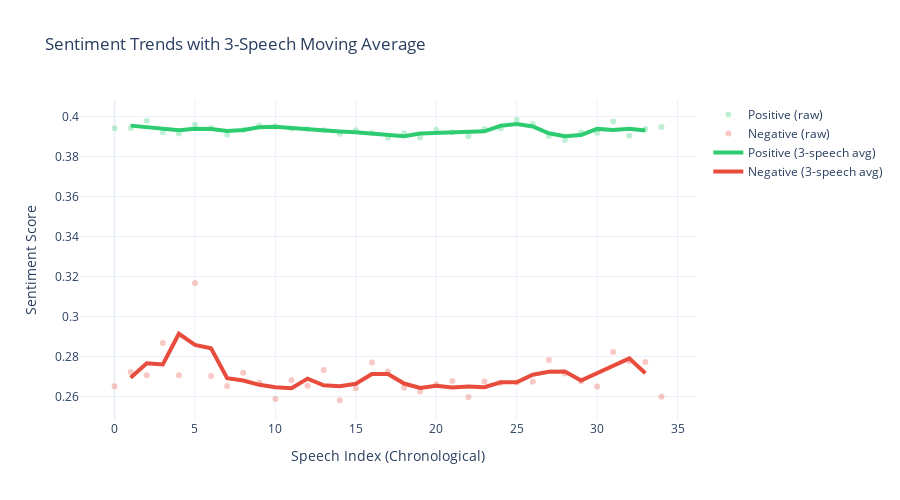

Source (notebook cell):
### Code cell
# Calculate rolling average to see trends more clearly
window = 3
sentiment_df['positive_ma'] = sentiment_df['positive'].rolling(window=window, center=True).mean()
sentiment_df['negative_ma'] = sentiment_df['negative'].rolling(window=window, center=True).mean()
sentiment_df['neutral_ma'] = sentiment_df['neutral'].rolling(window=window, center=True).mean()

# Plot with moving average
fig = go.Figure()

# Raw data (lighter)
fig.add_trace(go.Scatter(x=sentiment_df['speech_idx'], y=sentiment_df['positive'],
                          mode='markers', name='Positive (raw)',
                          marker=dict(color='#2ecc71', size=6, opacity=0.3),
                          showlegend=True))
fig.add_trace(go.Scatter(x=sentiment_df['speech_idx'], y=sentiment_df['negative'],
                          mode='markers', name='Negative (raw)',
                          marker=dict(color='#e74c3c', size=6, opacity=0.3),
                          showlegend=True))

# Moving averages (bold)
fig.add_trace(go.Scatter(x=sentiment_df['speech_idx'], y=sentiment_df['positive_ma'],
                          mode='lines', name=f'Positive ({window}-speech avg)',
                          line=dict(color='#2ecc71', width=4)))
fig.add_trace(go.Scatter(x=sentiment_df['speech_idx'], y=sentiment_df['negative_ma'],
                          mode='lines', name=f'Negative ({window}-speech avg)',
                          line=dict(color='#e74c3c', width=4)))

fig.update_layout(
    title=f'Sentiment Trends with {window}-Speech Moving Average',
    xaxis_title='Speech Index (Chronological)',
    yaxis_title='Sentiment Score',
    height=500,
    template='plotly_white'
)

fig.show()

### Figure 1 — Plotly figure (JSON) as saved in the notebook; plotly's stock layout.template omitted (floating-point values rounded to 4 significant figures)
{"data": [{"marker": {"color": "#2ecc71", "opacity": 0.3, "size": 6}, "mode": "markers", "name": "Positive (raw)", "showlegend": true, "type": "scatter", "x": [0, 1, 2, 3, 4, 5, 6, 7, 8, 9, 10, 11, 12, 13, 14, 15, 16, 17, 18, 19, 20, 21, 22, 23, 24, 25, 26, 27, 28, 29, 30, 31, 32, 33, 34], "y": [0.3941, 0.3942, 0.3979, 0.3921, 0.3914, 0.3959, 0.3942, 0.3909, 0.3932, 0.3954, 0.395, 0.3939, 0.3937, 0.393, 0.3914, 0.3931, 0.3917, 0.3894, 0.3916, 0.3895, 0.3934, 0.392, 0.3901, 0.3937, 0.3939, 0.3984, 0.3964, 0.3902, 0.3882, 0.392, 0.3919, 0.3975, 0.3904, 0.3938, 0.3947]}, {"marker": {"color": "#e74c3c", "opacity": 0.3, "size": 6}, "mode": "markers", "name": "Negative (raw)", "showlegend": true, "type": "scatter", "x": [0, 1, 2, 3, 4, 5, 6, 7, 8, 9, 10, 11, 12, 13, 14, 15, 16, 17, 18, 19, 20, 21, 22, 23, 24, 25, 26, 27, 28, 29, 30, 31, 32, 33, 34], "y": [0.2651, 0.2723, 0.2706, 0.2868, 0.2706, 0.3167, 0.2702, 0.2653, 0.2719, 0.2669, 0.2588, 0.2682, 0.2654, 0.2732, 0.2581, 0.2641, 0.277, 0.2726, 0.2643, 0.2626, 0.266, 0.2678, 0.2597, 0.2675, 0.2669, 0.267, 0.2674, 0.2782, 0.2715, 0.2677, 0.265, 0.2823, 0.2778, 0.2772, 0.2599]}, {"line": {"color": "#2ecc71", "width": 4}, "mode": "lines", "name": "Positive (3-speech avg)", "type": "scatter", "x": [0, 1, 2, 3, 4, 5, 6, 7, 8, 9, 10, 11, 12, 13, 14, 15, 16, 17, 18, 19, 20, 21, 22, 23, 24, 25, 26, 27, 28, 29, 30, 31, 32, 33, 34], "y": [NaN, 0.3954, 0.3947, 0.3938, 0.3931, 0.3938, 0.3937, 0.3928, 0.3932, 0.3945, 0.3948, 0.3942, 0.3936, 0.3927, 0.3925, 0.3921, 0.3914, 0.3909, 0.3902, 0.3915, 0.3917, 0.3918, 0.3919, 0.3926, 0.3953, 0.3962, 0.395, 0.3916, 0.3901, 0.3907, 0.3938, 0.3933, 0.3939, 0.3929, NaN]}, {"line": {"color": "#e74c3c", "width": 4}, "mode": "lines", "name": "Negative (3-speech avg)", "type": "scatter", "x": [0, 1, 2, 3, 4, 5, 6, 7, 8, 9, 10, 11, 12, 13, 14, 15, 16, 17, 18, 19, 20, 21, 22, 23, 24, 25, 26, 27, 28, 29, 30, 31, 32, 33, 34], "y": [NaN, 0.2694, 0.2766, 0.276, 0.2914, 0.2858, 0.2841, 0.2691, 0.268, 0.2659, 0.2646, 0.2641, 0.2689, 0.2656, 0.2652, 0.2664, 0.2712, 0.2713, 0.2665, 0.2643, 0.2654, 0.2645, 0.265, 0.2647, 0.2671, 0.2671, 0.2709, 0.2724, 0.2725, 0.268, 0.2716, 0.275, 0.2791, 0.2716, NaN]}], "layout": {"height": 500, "title": {"text": "Sentiment Trends with 3-Speech Moving Average"}, "xaxis": {"title": {"text": "Speech Index (Chronological)"}}, "yaxis": {"title": {"text": "Sentiment Score"}}}}
